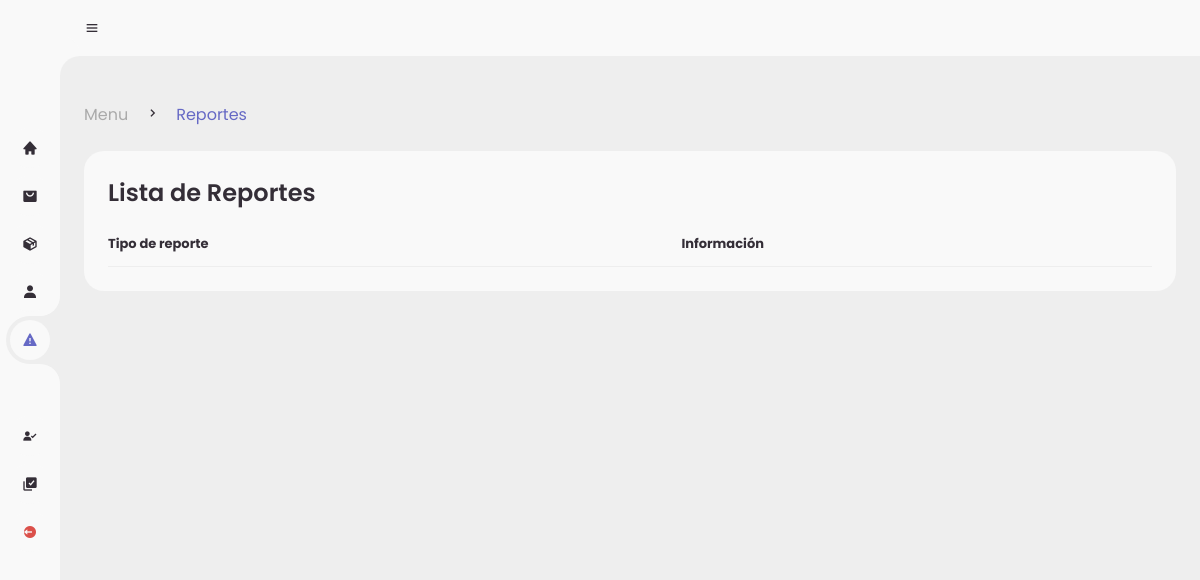
Page /admin/reports.php on the earlier database version.
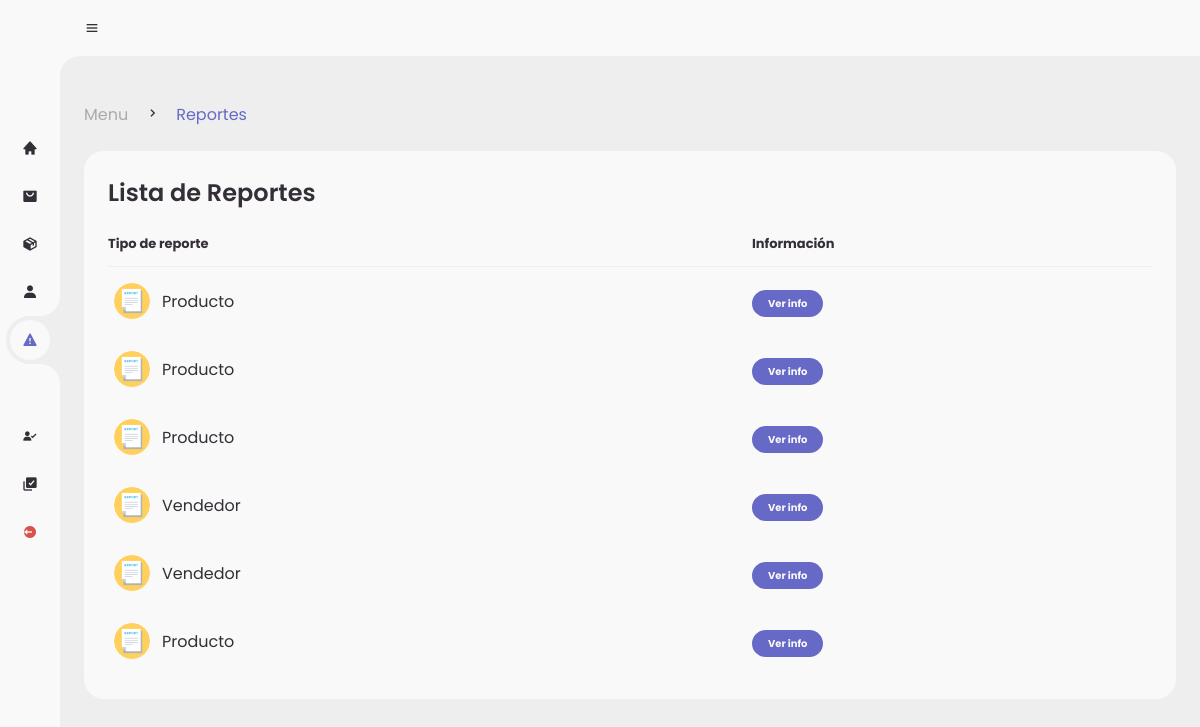
Same page on the later database version.
### tables this page shows
CREATE TABLE `reports` (
  `id_report` int(11) NOT NULL,
  `report` varchar(150) NOT NULL,
  `type` varchar(30) NOT NULL,
  `ID_registro` int(11) DEFAULT NULL,
  `id_product` int(11) DEFAULT NULL,
  `id_star` int(11) DEFAULT NULL,
  `id_comment` int(11) DEFAULT NULL,
  `seller` int(11) DEFAULT NULL,
  `buyer` int(11) DEFAULT NULL,
  `estatus` int(2) NOT NULL
);

### admin/reports.php (the view, shortened to what this page needs)
<!DOCTYPE html>
<?php
include('../global/conexion.php');
?>
<html lang="en">
<head>
	<link href='https://unpkg.com/boxicons@2.0.9/css/boxicons.min.css' rel='stylesheet'>
	<link rel="stylesheet" href="style.css">
</head>
<body>
	<section id="sidebar">
		<a href="./menu.php" class="brand">
		</a>
		<ul class="side-menu top">
			<li >
				<a href="./menu.php">
					<i class='bx bxs-home' ></i>
				</a>
			</li>
			<li >
				<a href="./orders.php">
					<i class='bx bxs-shopping-bag-alt' ></i>
				</a>
			</li>
			<li>
				<a href="./products.php">
					<i class='bx bxs-package'></i>
				</a>
			</li>
			<li>
				<a href="./sellers.php">
					<i class='bx bxs-user' ></i>
				</a>
			</li>
			<li class="active">
				<a href="./reports.php">
					<i class='bx bxs-error' ></i>
				</a>
			</li>
		</ul>
		<ul class="side-menu">
			<li>
				<a href="./reg-vendedores.php">
					<i class='bx bxs-user-check' ></i>
				</a>
			</li>
			<li>
				<a href="./reg-productos.php">
					<i class='bx bxs-select-multiple' ></i>
				</a>
			</li>
			<li>
				<a href="../global/logout.php" class="logout">
					<i class='bx bxs-log-out-circle' ></i>
				</a>
			</li>
		</ul>
	</section>
	<section id="content">
		<nav>
			<i class='bx bx-menu' ></i>
		</nav>
		<main>
			<div class="head-title">
				<div class="left">
					<ul class="breadcrumb">
						<li>
							<a href="./menu.php">Menu</a>
						</li>
						<li><i class='bx bx-chevron-right' ></i></li>
						<li>
							<a class="active" href="./reports.php">Reportes</a>
						</li>
					</ul>
				</div>
			</div>
			<div class="table-data">
				<div class="order">
					<div class="head">
						<h3>Lista de Reportes</h3>
					</div>
					<table>
						<thead>
							<tr>
								<th>Tipo de reporte</th>
								<th>Información</th>
							</tr>
						</thead>
						<tbody>
						<?php
							$query = mysqli_query($conn,"SELECT * FROM reports WHERE estatus = 0");
							while($row = mysqli_fetch_array($query)){
						?>
							<tr>
								<td>
									<img src="../assets/utilities/reporte.png">
									<p><?php echo $row['type']?></p>
								</td>
								<td><a href="./pages/det-reports.php?report=<?php echo $row['id_report']?>"><span class="status completed">Ver info</span></a></td>
							</tr>
						<?php }?>
						</tbody>
					</table>
				</div>
		</main>
	</section>
</body>
</html>

Differences in the rows shown:
now on this page (row edited): reports: type "Producto"
now on this page (row edited): reports: type "Producto"
now on this page (row edited): reports: type "Producto"
now on this page (row edited): reports: type "Vendedor"
now on this page (row edited): reports: type "Vendedor"
added reports: type "Producto"
